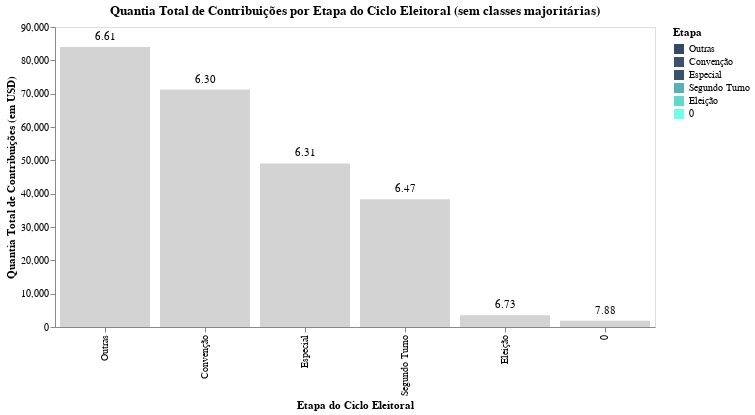

Notebook cell for this chart:
### Code cell
import altair as alt

# Escala de cor personalizada para as categorias selecionadas
color_scale = alt.Scale(
    domain=vis1['transaction_pgi'].unique()[3:],
    range=colorscale[3:]
)

# Seleção interativa para o destaque ao passar o mouse
highlight = alt.selection_point(on='mouseover', fields=['transaction_pgi'], empty='none')

# Gráfico de barras com filtro e efeito de highlight ao passar o mouse
bar = alt.Chart(vis1).transform_filter(
    alt.FieldOneOfPredicate(field='transaction_pgi', oneOf=['Outras', 'Convenção', 'Especial', 'Segundo Turno', 'Eleição', '0'])
).mark_bar().encode(
    x=alt.X('transaction_pgi', title='Etapa do Ciclo Eleitoral', sort='-y'),
    y=alt.Y('quantia_total:Q', title='Quantia Total de Contribuições (em USD)'),
    tooltip=[
        alt.Tooltip('transaction_pgi:N', title='Etapa do Ciclo'),
        alt.Tooltip('quantia_total:Q', title='Quantia total de contribuição'),
        alt.Tooltip('razao_contribuicao:Q', title='Proporção Quantia/Contribuintes')
    ],
    color=alt.condition(
        highlight,
        alt.Color('transaction_pgi:N', scale=color_scale, title='Etapa'),
        alt.value('lightgray')  # Cor padrão para barras não destacadas
    )
).add_params(
    highlight
).properties(
    width=600,
    height=300,
    title='Quantia Total de Contribuições por Etapa do Ciclo Eleitoral (sem classes majoritárias)'
)

# Texto com valores numéricos
text = alt.Chart(vis1).transform_filter(
    alt.FieldOneOfPredicate(field='transaction_pgi', oneOf=['Outras', 'Convenção', 'Especial', 'Segundo Turno', 'Eleição', '0'])
).mark_text(
    align='center',
    baseline='middle',
    dy=-10,
    color='black'
).encode(
    x=alt.X('transaction_pgi:N', title='Etapa do Ciclo Eleitoral', sort='-y'),
    y=alt.Y('quantia_total:Q'),
    text=alt.Text('razao_contribuicao:Q', format='.2f')
)

# Combinação das camadas e configurações de estilo
vis = (bar + text).configure_title(
    fontSize=18
).configure_axis(
    labelFontSize=12,
    titleFontSize=14
).configure_legend(
    labelFontSize=12,
    titleFontSize=14
).configure(
    background="rgba(0, 0, 0, 0)"
).configure_view(
    fill='white'
).configure_axis(
    grid=False
)

vis.display()

### Figure 1 — Vega specification as saved in the notebook (floating-point values rounded to 4 significant figures)
{"$schema": "https://vega.github.io/schema/vega/v5.json", "data": [{"name": "param_9_store"}, {"name": "source_0"}, {"name": "data_1", "values": [{"quantia_total": 84020.0, "quantia_total_end": 84020.0, "quantia_total_start": 0.0, "razao_contribuicao": 6.614, "transaction_pgi": "Outras"}, {"quantia_total": 71240.0, "quantia_total_end": 71240.0, "quantia_total_start": 0.0, "razao_contribuicao": 6.299, "transaction_pgi": "Convenção"}, {"quantia_total": 49080.0, "quantia_total_end": 49080.0, "quantia_total_start": 0.0, "razao_contribuicao": 6.311, "transaction_pgi": "Especial"}, {"quantia_total": 38320.0, "quantia_total_end": 38320.0, "quantia_total_start": 0.0, "razao_contribuicao": 6.472, "transaction_pgi": "Segundo Turno"}, {"quantia_total": 3520.0, "quantia_total_end": 3520.0, "quantia_total_start": 0.0, "razao_contribuicao": 6.73, "transaction_pgi": "Eleição"}, {"quantia_total": 1852.0, "quantia_total_end": 1852.0, "quantia_total_start": 0.0, "razao_contribuicao": 7.881, "transaction_pgi": "0"}]}, {"name": "data_2", "values": [{"quantia_total": 84020.0, "razao_contribuicao": 6.614, "transaction_pgi": "Outras"}, {"quantia_total": 71240.0, "razao_contribuicao": 6.299, "transaction_pgi": "Convenção"}, {"quantia_total": 49080.0, "razao_contribuicao": 6.311, "transaction_pgi": "Especial"}, {"quantia_total": 38320.0, "razao_contribuicao": 6.472, "transaction_pgi": "Segundo Turno"}, {"quantia_total": 3520.0, "razao_contribuicao": 6.73, "transaction_pgi": "Eleição"}, {"quantia_total": 1852.0, "razao_contribuicao": 7.881, "transaction_pgi": "0"}]}, {"name": "source_0_x_domain_transaction_pgi", "values": [{"sort_field": 84020.0, "transaction_pgi": "Outras"}, {"sort_field": 71240.0, "transaction_pgi": "Convenção"}, {"sort_field": 49080.0, "transaction_pgi": "Especial"}, {"sort_field": 38320.0, "transaction_pgi": "Segundo Turno"}, {"sort_field": 3520.0, "transaction_pgi": "Eleição"}, {"sort_field": 1852.0, "transaction_pgi": "0"}]}], "signals": [{"name": "unit", "value": {}, "on": [{"events": "pointermove", "update": "isTuple(group()) ? group() : unit"}]}, {"name": "param_9", "update": "vlSelectionResolve(\"param_9_store\", \"union\", true, true)"}, {"name": "param_9_tuple", "on": [{"events": [{"source": "scope", "type": "mouseover"}], "update": "datum && item().mark.marktype !== 'group' && indexof(item().mark.role, 'legend') < 0 ? {unit: \"view_4\", fields: param_9_tuple_fields, values: [(item().isVoronoi ? datum.datum : datum)[\"transaction_pgi\"]]} : null", "force": true}, {"events": [{"source": "view", "type": "dblclick"}], "update": "null"}]}, {"name": "param_9_tuple_fields", "value": [{"type": "E", "field": "transaction_pgi"}]}, {"name": "param_9_toggle", "value": false, "on": [{"events": [{"source": "scope", "type": "mouseover"}], "update": "event.shiftKey"}, {"events": [{"source": "view", "type": "dblclick"}], "update": "false"}]}, {"name": "param_9_modify", "on": [{"events": {"signal": "param_9_tuple"}, "update": "modify(\"param_9_store\", param_9_toggle ? null : param_9_tuple, param_9_toggle ? null : true, param_9_toggle ? param_9_tuple : null)"}]}], "marks": [{"type": "rect", "name": "view_4_marks", "from": {"data": "data_1"}, "encode": {"update": {"y2": {"field": "quantia_total_start", "scale": "y"}, "y": {"field": "quantia_total_end", "scale": "y"}, "x": {"field": "transaction_pgi", "scale": "x"}, "width": {"signal": "max(0.25, bandwidth('x'))"}, "fill": [{"field": "transaction_pgi", "scale": "color", "test": "length(data(\"param_9_store\")) && vlSelectionTest(\"param_9_store\", datum)"}, {"value": "lightgray"}], "tooltip": {"signal": "{\"Etapa do Ciclo\": isValid(datum[\"transaction_pgi\"]) ? datum[\"transaction_pgi\"] : \"\"+datum[\"transaction_pgi\"], \"Quantia total de contribuição\": format(datum[\"quantia_total\"], \"\"), \"Proporção Quantia/Contribuintes\": format(datum[\"razao_contribuicao\"], \"\")}"}}}, "style": ["bar"], "interactive": true}, {"type": "text", "name": "layer_1_marks", "from": {"data": "data_2"}, "encode": {"update": {"text": {"signal": "format(datum[\"razao_contribuicao\"], \".2f\")"}, "x": {"field": "transaction_pgi", "scale": "x", "band": 0.5}, "y": {"field": "quantia_total", "scale": "y"}, "fill": {"value": "black"}, "dy": {"value": -10}, "align": {"value": "center"}, "baseline": {"value": "middle"}}}, "style": ["text"], "interactive": false}], "scales": [{"name": "x", "type": "band", "domain": {"data": "source_0_x_domain_transaction_pgi", "field": "transaction_pgi", "sort": {"op": "max", "field": "sort_field", "order": "descending"}}, "range": [0, {"signal": "width"}], "paddingInner": 0.1, "paddingOuter": 0.05}, {"name": "y", "type": "linear", "domain": {"fields": [{"data": "data_1", "field": "quantia_total_start"}, {"data": "data_1", "field": "quantia_total_end"}, {"data": "data_2", "field": "quantia_total"}]}, "range": [{"signal": "height"}, 0], "nice": true, "zero": true}, {"name": "color", "type": "ordinal", "domain": ["Outras", "Convenção", "Especial", "Segundo Turno", "Eleição", "0"], "range": ["#354964", "#3a506b", "#3a506b", "#57b1b1", "#63d8cd", " #6fffe9"]}], "axes": [{"scale": "x", "grid": false, "orient": "bottom", "labelAngle": 270, "labelBaseline": "middle", "title": "Etapa do Ciclo Eleitoral", "zindex": 0, "labelAlign": "right"}, {"scale": "y", "zindex": 0, "labelOverlap": true, "grid": false, "tickCount": {"signal": "ceil(height/40)"}, "title": "Quantia Total de Contribuições (em USD)", "orient": "left"}], "title": {"text": "Quantia Total de Contribuições por Etapa do Ciclo Eleitoral (sem classes majoritárias)", "frame": "group"}, "height": 300, "style": "cell", "config": {"axis": {"grid": false}, "style": {"cell": {"fill": "white"}}}, "background": "rgba(0, 0, 0, 0)", "legends": [{"title": "Etapa", "fill": "color", "symbolType": "square"}], "width": 600, "padding": 5}
